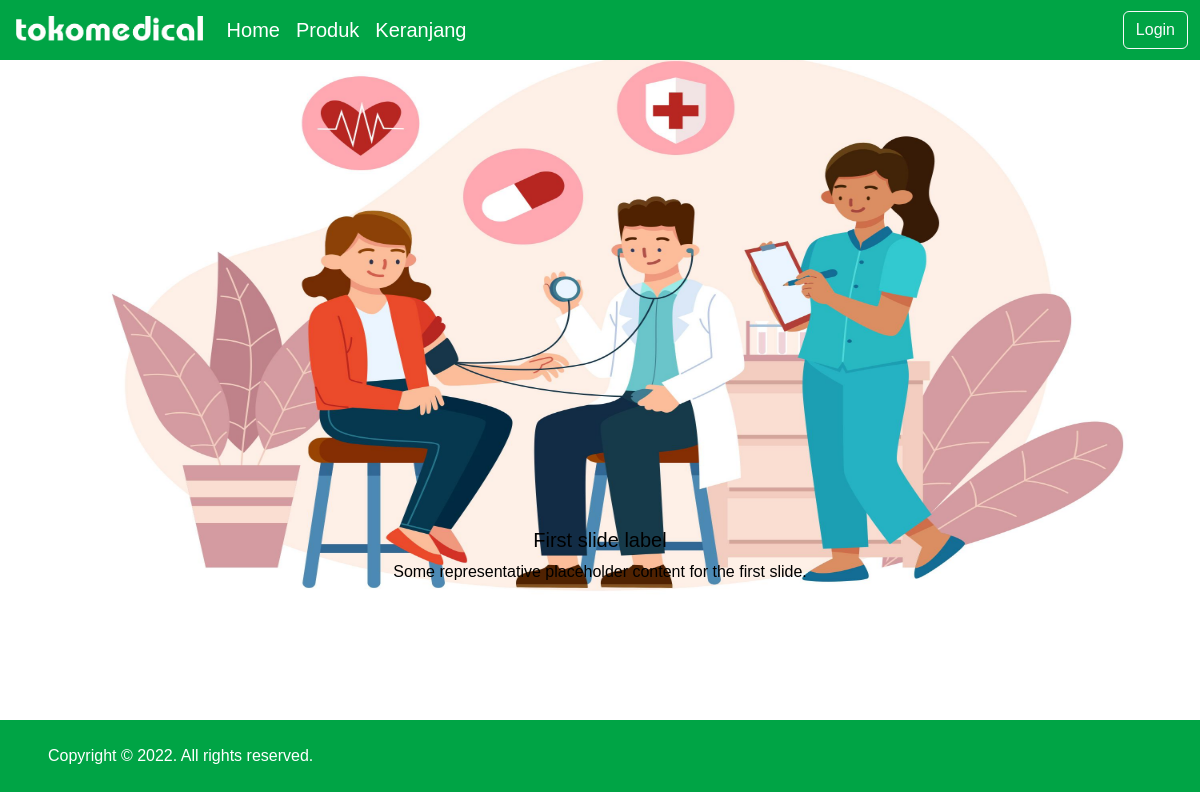
Before: / with the older database file.
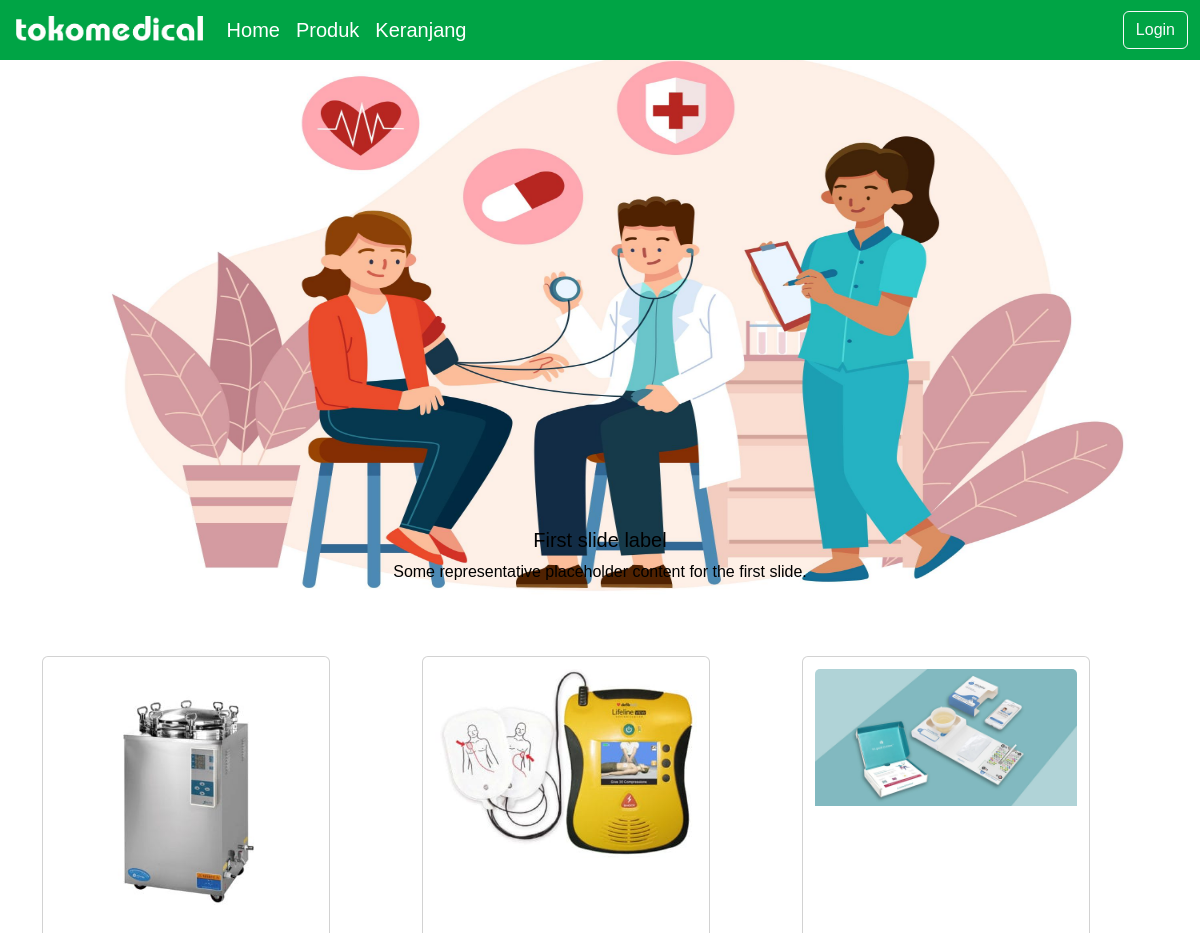
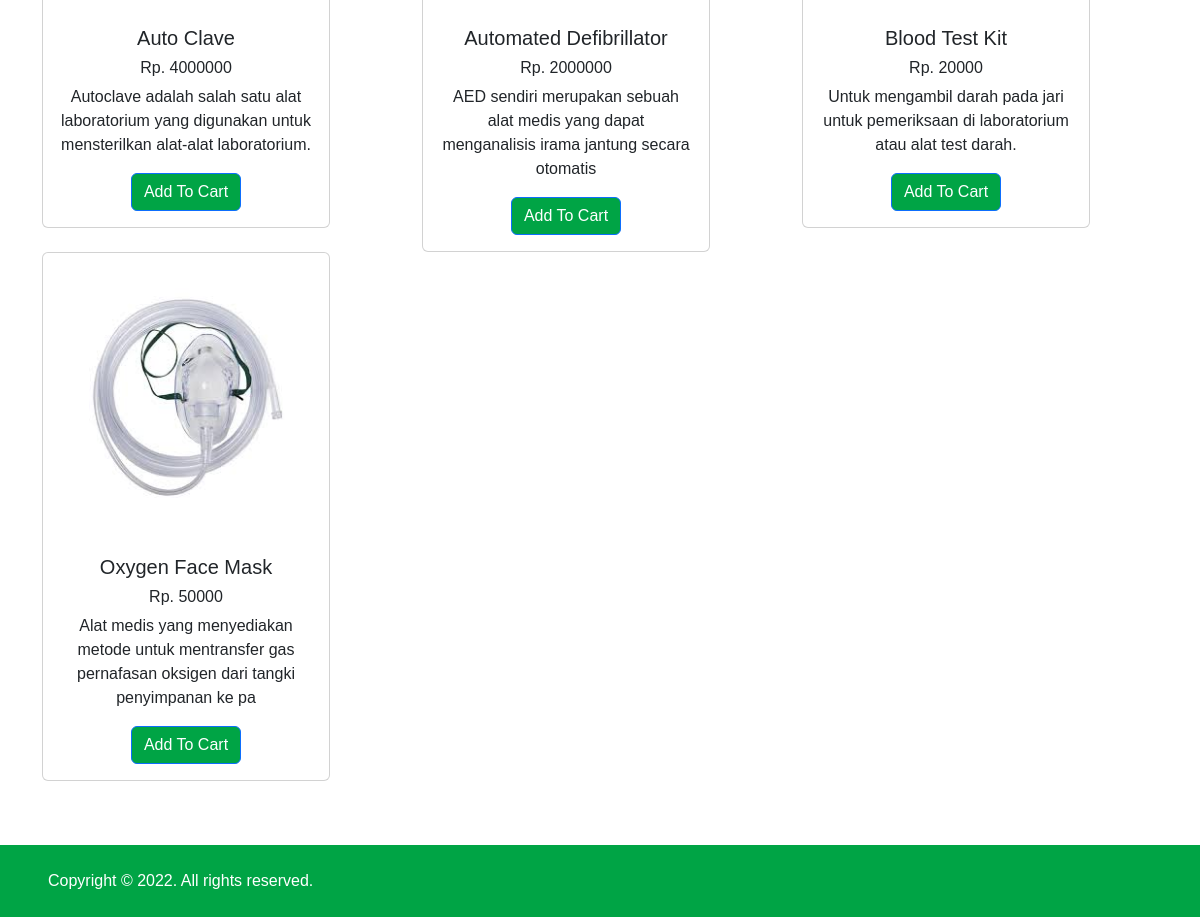
After: the same page with the newer database file (2 pictures, top to bottom).
### tables this page shows
CREATE TABLE `product` (
  `productid` int(11) NOT NULL,
  `name` varchar(200) NOT NULL,
  `price` int(10) NOT NULL,
  `foto` text NOT NULL,
  `penjelasan` varchar(105) NOT NULL
);

### index.php (the view, shortened to what this page needs)
<!doctype html>
<html lang="en">
<head>
  <link href="https://cdn.jsdelivr.net/npm/bootstrap@5.2.2/dist/css/bootstrap.min.css" rel="stylesheet">
  <link href="https://getbootstrap.com/docs/5.2/assets/css/docs.css" rel="stylesheet">
  <link rel="stylesheet" href="style/style.css">
</head>
<body>
  <nav class="navbar fixed-top navbar-expand-lg background-primary" style="height:60px;">
    <div class="container-fluid">
      <a class="navbar-brand" href="index.php" style="font-weight:bolder; color:#00A445;">
        <img src="asset/logo putih.png" alt="logo" style="height: 25px; margin-top: -7px; padding-left: 4px;"></a>
      <div class="collapse navbar-collapse" id="navbarSupportedContent" style="font-size:20px;">
        <ul class="navbar-nav me-auto mb-2 mb-lg-0">
          <li class="nav-item" style="color: #00A445;">
            <a class="nav-link active text-white" aria-current="page" href="index_tambah.php">Home</a>
          </li>
          <li class="nav-item">
            <a class="nav-link text-white " href="#produk">Produk</a>
          </li>
          <li class="nav-item">
            <a class="nav-link text-white " href="keranjang.php">Keranjang</a>
          </li>
        </ul>
        <a class="d-flex" href="login.php" style="text-decoration: none;">
          <button type="button" class="btn btn-outline-light">Login</button>
        </a>
      </div>
    </div>
  </nav>
  <div id="carouselExampleCaptions" class="carousel slide" data-bs-ride="false">
    <div class="carousel-indicators">
      <button type="button" data-bs-target="#carouselExampleCaptions" data-bs-slide-to="0" class="active" aria-current="true" aria-label="Slide 1"></button>
      <button type="button" data-bs-target="#carouselExampleCaptions" data-bs-slide-to="1" aria-label="Slide 2"></button>
      <button type="button" data-bs-target="#carouselExampleCaptions" data-bs-slide-to="2" aria-label="Slide 3"></button>
    </div>
    <div class="carousel-inner">
      <div class="carousel-item active">
        <img src="asset/slide1.jpg" class="d-block w-100 h-100" alt="..." style="position: absolute; bottom: 0; left: 0; right: 0; padding-bottom: 0px;">
        <div class="carousel-caption d-none d-md-block" style="color: black;">
          <h5>First slide label</h5>
          <p>Some representative placeholder content for the first slide.</p>
        </div>
      </div>
    </div>
    <button class="carousel-control-prev" type="button" data-bs-target="#carouselExampleCaptions" data-bs-slide="prev">
      <span class="carousel-control-prev-icon" aria-hidden="true"></span>
    </button>
    <button class="carousel-control-next" type="button" data-bs-target="#carouselExampleCaptions" data-bs-slide="next">
      <span class="carousel-control-next-icon" aria-hidden="true"></span>
    </button>
  </div>
<div id="produk">
  <div class="p-3 m-0 border-0">
    <div class="container text-center">
      <div class="row">
        <?php
            include('koneksi.php');
            $sql   = "SELECT * FROM product";
            $query  = mysqli_query($connect, $sql);
            while ($data = mysqli_fetch_array($query)) {
            ?>
        <div class="col">
          <div class="card" style="width: 18rem;">
            <div class="m-2 p-1" style="height:270px;">
              <img src="img/<?php echo $data['foto'];?>" class="card-img-top">
            </div>
            <div class="card-body">
              <h5 class="card-title"><?= $data['name']; ?></h5>
              <h6 class="card-title">Rp. <?= $data['price']; ?></h6>
              <p class="card-text"><?= $data['penjelasan']; ?></p>
              <a href="#" class="btn btn-primary" style=" background-color: #00A445;">Add To Cart</a>
            </div>
          </div>
        </div>
 <?php } ?>
      </div>
    </div>
  </div>
</div>
  <div class="d-flex flex-column flex-md-row text-center text-md-start justify-content-between py-4 px-4 px-xl-5 mt-5 background-primary">
    <div class="text-white mb-3 mb-md-0">
      Copyright © 2022. All rights reserved.
    </div>
  </div>
</body>
</html>

### style/style.css (style rules this page uses)
.background-primary { background: #00A445; }
.carousel-item { height: 40rem; color: white; position: relative; background-position: center; background-size: cover; }
body { font-family: 'Montserrat', sans-serif; }

Changed rows visible on the page:
added product: foto (picture), name "Auto Clave", price "4000000", penjelasan "Autoclave adalah salah satu alat laboratorium yang digunakan untuk mensterilkan alat-alat laboratorium."
added product: foto (picture), name "Automated Defibrillator", price "2000000", penjelasan "AED sendiri merupakan sebuah alat medis yang dapat menganalisis irama jantung secara otomatis"
added product: foto (picture), name "Blood Test Kit", price "20000", penjelasan "Untuk mengambil darah pada jari untuk pemeriksaan di laboratorium atau alat test darah."
added product: foto (picture), name "Oxygen Face Mask", price "50000", penjelasan "Alat medis yang menyediakan metode untuk mentransfer gas pernafasan oksigen dari tangki penyimpanan ke pa"
